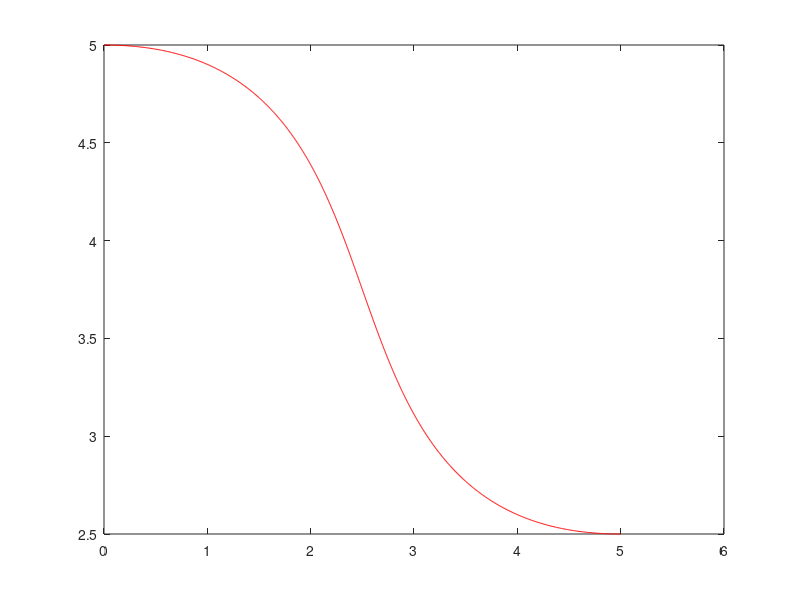

MATLAB code to generate this figure: (Note: this script raises an error after producing the figure.)
function f = uni_flat_care()
% boundary conditions in state space
x0 = [0; 5; 0];
xm = [5; 2.5; 0];
xf = [0; 0; 0];
T = 10;

%%%%%%%%% TRAJECTORY GENERATION %%%%%%%%%%%%%
S.u1 = 1;
y0 = uni_h(x0);
ym = uni_h(xm);
yf = uni_h(xf);

% desired path1
dy0 = S.u1*[cos(x0(3)); sin(x0(3))]; % desired starting velocity
dym = S.u1*[cos(xm(3)); sin(xm(3))]; % desired middle velocity
A = poly3_coeff(y0, dy0, ym, dym, T);
X = A*poly3([0:.01:T]);
plot(X(1,:), X(2,:), '-r')
hold on
%%%%%%%%% TRAJECTORY TRACKING 
S.A = A;
x = x0+[0.25 ; .25;.1];
% simulate system
[ts, xs] = ode45(@uni_ode, [0 T], x, [], S);
plot(xs(:,1), xs(:,2), '-b');
hold on


%%%%%%%%%%%%%%%%%%%%%%%%%%%%%%%%%%%%%%%%%%%%
% desired path2
S.u1 = -1;
dym = S.u1*[cos(xm(3)); sin(xm(3))]; % desired starting velocity
dyf = S.u1*[cos(xf(3)); sin(xf(3))]; % desired middle velocity
A = poly3_coeff(ym, dym, yf, dyf, T)
X = A*poly3([0:.01:T]);
plot(X(1,:), X(2,:), '-r')
hold on
%%%%%%%%% TRAJECTORY TRACKING 
S.A = A;
x = xs(end,:)'
% simulate system
[ts, xs] = ode45(@uni_ode, [0 T], x, [], S);
plot(xs(:,1), xs(:,2), '-b');
size(xs)
legend('desired', 'executed')


function A = poly3_coeff(y0, dy0, yf, dyf, T)
% computes cubic curve connecting (y0,dy0) and (yf, dyf) at time T

Y = [y0, dy0, yf, dyf];
L = [poly3(0), dpoly3(0), poly3(T), dpoly3(T)];
A = Y*inv(L);

%%%%%%%%%%%%%%%%%%%%%%%%%%%%%%%%%%%%%%%%%%%%%%%%

function y = uni_h(x)
% output function
y = x(1:2);

function f = poly3(t)
f = [t.^3; t.^2; t; ones(size(t))];

function f = dpoly3(t)
f = [3*t.^2; 2*t; ones(size(t)); zeros(size(t))];

function f = d2poly3(t)
f = [6*t; 2; zeros(size(t)); zeros(size(t))];


%%%%%%%%%%%%%%%%%%%%%%%%%%%%%%%%%%%%%%%%%%%%%%%%%


function u = uni_ctrl(t, x, S)
% tracking control law

% get desired outputs (x-y positions, velocities, accelerations)
yd = S.A*poly3(t);
dyd = S.A*dpoly3(t);
d2yd = S.A*d2poly3(t);

u1d = sign(S.u1)*norm(dyd);
u2d = (d2yd(2)*dyd(1) - d2yd(1)*dyd(2))/(u1d^3);
x3d = atan( dyd(2)/dyd(1) ) ;

ud = [u1d; 
      u2d;];
  
xd = [yd; x3d];

A=[
    0, 0, -u1d*sin(x3d);
    0, 0,  u1d*cos(x3d);
    0, 0,           0;];
l = 1;
B= [  
    cos(x3d),                      0;
    sin(x3d),                      0;
    tan(u2d)/l, (u1d*(tan(u2d)^2 + 1))/l;];

[X,L,K] = care(A, B, eye(3));

% set control law
u = ud - K*(x - xd);



%%%%%%%%%%%%%%%%%%%%%%%%%%%%%%%%%%%%%%%%%%%%%%

function dq = uni_ode(t, q, S)
% unicycle ODE
u = uni_ctrl(t, q, S);

%%%%%%%%%%%%%%%%%%%%%%%%%%%%%%%%%%%%%
% add noise
% ii_1 u+ 0.001*randn(2,1);
% ii_2 u+ 0.01*randn(2,1);
% ii_3 u+ 0.05*randn(2,1);
% ii_4 u+ 0.1*randn(2,1);
% higher variance will make the trajectory unstable
% and longer time to simulate the trajectory
%%%%%%%%%%%%%%%%%%%%%%%%%%%%%%%%%%%%%
u = u+ 0.1*randn(2,1);
dq = [cos(q(3))*u(1);
       sin(q(3))*u(1);
       u(1)*tan( u(2) )];

%%%%%%%%%%%%%%%%%%%%%%%%%%%%%%%%%%%%%%%%%%%%%%
